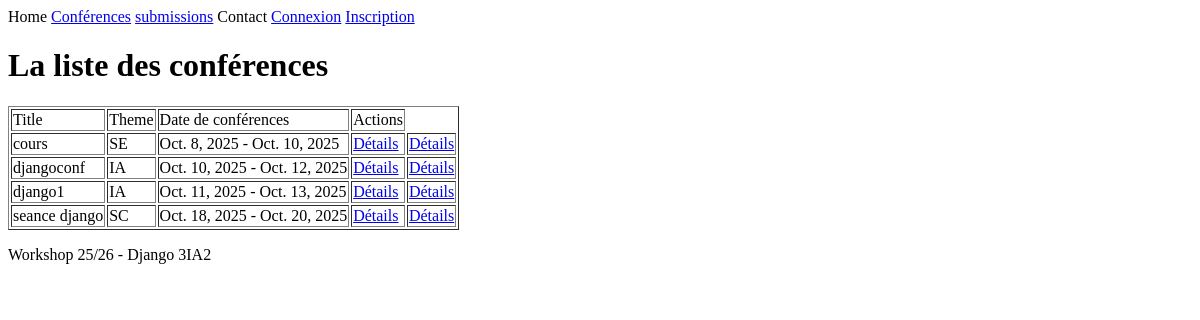
The page /conferences/liste/ on the database as committed earlier.
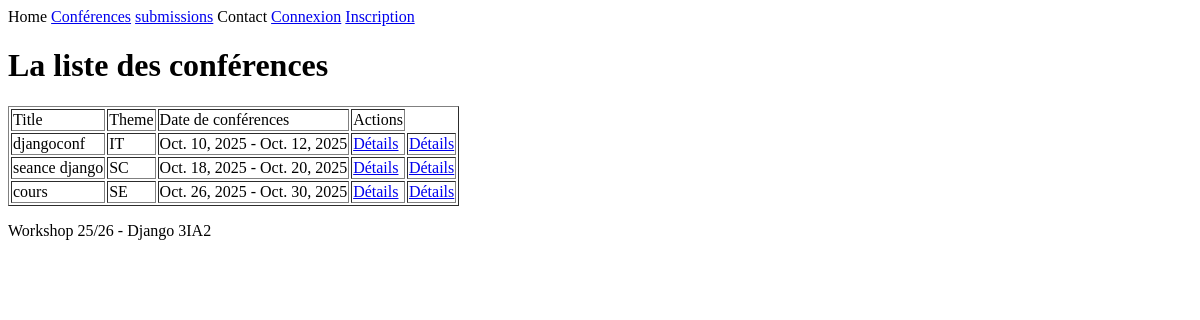
The same page on the database as committed later.
### ConferenceApp/models.py (models this page shows, shortened)
class Conference(models.Model):
    conference_id=models.AutoField(primary_key=True)
    name=models.CharField(max_length=255)
    THEME=[
        ("IA","Computer Science & ia"),
        ("SE","Science & eng"),
        ("SC","Social sciences"),
        ("IT","Interdisciplinary Themes"),
    ]
    theme=models.CharField(max_length=255,choices=THEME)
    location=models.CharField(max_length=50)
    description=models.TextField(validators=[MinLengthValidator(30,"vous devez ecrire au moins 30 lettres ")])
    start_date=models.DateField()
    end_date=models.DateField()
    created_at=models.DateTimeField(auto_now_add=True)
    updated_at=models.DateTimeField(auto_now=True)

### ConferenceApp/views.py (the view)
# urls.py: path("liste/",ConferenceList.as_view(),name="liste_conferences"),
class ConferenceList(ListView):
    model=Conference
    context_object_name="liste"
    template_name="conferences/liste.html"
    ordering = ["start_date"]

### GestionConferrence3IA2/Templates/conferences/liste.html (shortened to what this page needs)
{% extends 'base.html' %}
{% block content %}
<h1>La liste des conférences</h1>
<table border="1">
    <tr><td>Title</td><td>Theme</td> <td>Date de conférences</td><td>Actions</td></tr>
    {% for c in liste %}
    <tr>
        <td>{{ c.name }}</td>
        <td>{{c.theme}}</td>
        <td>{{c.start_date}} - {{c.end_date}}</td>
        <td><a href="{% url 'conference_details' c.pk %}">Détails</a>
        <td><a href="{% url 'sessions_details' c.pk %}">Détails</a>
    </tr>
    {% endfor %}
</table>
{% endblock %}

Rows that differ between the two databases and show on the page:
removed Conference: name "django1", theme "IA", start_date "Oct. 11, 2025", end_date "Oct. 13, 2025"
changed Conference "djangoconf": theme "IA" → "IT"
changed Conference "cours": start_date "Oct. 8, 2025" → "Oct. 26, 2025"; end_date "Oct. 10, 2025" → "Oct. 30, 2025"; moves down the list
